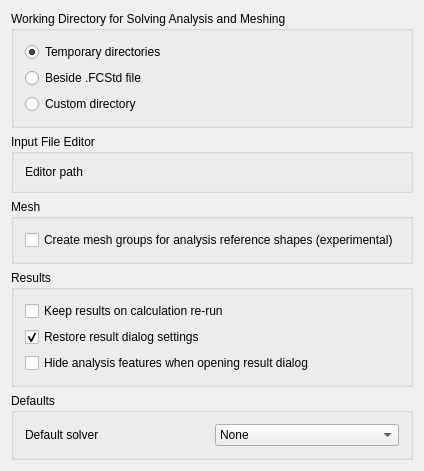
<?xml version="1.0" encoding="UTF-8"?>
<ui version="4.0">
 <class>FemGui::DlgSettingsFemGeneralImp</class>
 <widget class="QWidget" name="FemGui::DlgSettingsFemGeneralImp">
  <property name="geometry">
   <rect>
    <x>0</x>
    <y>0</y>
    <width>411</width>
    <height>450</height>
   </rect>
  </property>
  <property name="windowTitle">
   <string>General</string>
  </property>
  <layout class="QGridLayout" name="gridLayout1">
   <property name="spacing">
    <number>6</number>
   </property>
   <item row="0" column="0">
    <layout class="QVBoxLayout" name="verticalLayout_2">
     <item>
      <widget class="QGroupBox" name="gb_2_workingdir">
       <property name="sizePolicy">
        <sizepolicy hsizetype="Preferred" vsizetype="Maximum">
         <horstretch>0</horstretch>
         <verstretch>0</verstretch>
        </sizepolicy>
       </property>
       <property name="layoutDirection">
        <enum>Qt::LeftToRight</enum>
       </property>
       <property name="title">
        <string>Working Directory for Solving Analysis and Meshing</string>
       </property>
       <property name="alignment">
        <set>Qt::AlignLeading|Qt::AlignLeft|Qt::AlignTop</set>
       </property>
       <layout class="QVBoxLayout" name="verticalLayout_3">
        <item>
         <layout class="QGridLayout" name="gridLayout_3">
          <item row="0" column="0">
           <widget class="Gui::PrefRadioButton" name="cb_wd_temp">
          <property name="minimumSize">
           <size>
            <width>100</width>
            <height>0</height>
           </size>
          </property>
            <property name="text">
             <string>Temporary directories</string>
            </property>
            <property name="toolTip">
             <string>Let the application manage (create, delete) the working directories for all solvers. Use temporary directories.</string>
            </property>
            <property name="checked">
             <bool>true</bool>
            </property>
            <property name="prefEntry" stdset="0">
             <cstring>UseTempDirectory</cstring>
            </property>
            <property name="prefPath" stdset="0">
             <cstring>Mod/Fem/General</cstring>
            </property>
           </widget>
          </item>
          <item row="1" column="0">
           <widget class="Gui::PrefRadioButton" name="cb_wd_beside">
            <property name="minimumSize">
             <size>
              <width>100</width>
              <height>0</height>
             </size>
            </property>
            <property name="text">
             <string>Beside .FCStd file</string>
            </property>
            <property name="toolTip">
             <string>Create a directory in the same folder in which the FCStd file of the document is located. Use Subfolder for each object
(e.g. for a file ./mydoc.FCStd and a solver with the label Elmer002 use ./mydoc/Elmer002).</string>
            </property>
            <property name="prefEntry" stdset="0">
             <cstring>UseBesideDirectory</cstring>
            </property>
            <property name="prefPath" stdset="0">
             <cstring>Mod/Fem/General</cstring>
            </property>
           </widget>
          </item>
          <item row="2" column="0">
           <widget class="Gui::PrefRadioButton" name="cb_wd_custom">
            <property name="minimumSize">
             <size>
              <width>100</width>
              <height>0</height>
             </size>
            </property>
            <property name="text">
             <string>Custom directory</string>
            </property>
            <property name="toolTip">
             <string>Create own subdirectory for each object. Name directory after the solver label prefixed with the document name.
Leave blank to use user home directory.</string>
            </property>
            <property name="prefEntry" stdset="0">
             <cstring>UseCustomDirectory</cstring>
            </property>
            <property name="prefPath" stdset="0">
             <cstring>Mod/Fem/General</cstring>
            </property>
           </widget>
          </item>
          <item row="2" column="1">
           <widget class="Gui::PrefFileChooser" name="fc_wd_custom">
            <property name="enabled">
             <bool>false</bool>
            </property>
            <property name="sizePolicy">
             <sizepolicy hsizetype="Preferred" vsizetype="Preferred">
              <horstretch>0</horstretch>
              <verstretch>0</verstretch>
             </sizepolicy>
            </property>
            <property name="minimumSize">
             <size>
              <width>0</width>
              <height>0</height>
             </size>
            </property>
            <property name="sizeIncrement">
             <size>
              <width>0</width>
              <height>0</height>
             </size>
            </property>
            <property name="baseSize">
             <size>
              <width>0</width>
              <height>0</height>
             </size>
            </property>
            <property name="mode">
             <enum>Gui::FileChooser::Directory</enum>
            </property>
            <property name="prefEntry" stdset="0">
             <cstring>CustomDirectoryPath</cstring>
            </property>
            <property name="prefPath" stdset="0">
             <cstring>Mod/Fem/General</cstring>
            </property>
           </widget>
          </item>
         </layout>
        </item>
       </layout>
      </widget>
     </item>
     <item>
      <widget class="QGroupBox" name="gb_editor">
       <property name="title">
        <string>Input File Editor</string>
       </property>
       <layout class="QHBoxLayout" name="hl_editor">
        <item>
         <layout class="QGridLayout" name="gl_editor">
          <item row="0" column="0">
           <widget class="QLabel" name="l_ext_editor">
            <property name="enabled">
             <bool>true</bool>
            </property>
            <property name="minimumSize">
             <size>
              <width>100</width>
              <height>0</height>
             </size>
            </property>
            <property name="text">
             <string>Editor path</string>
            </property>
           </widget>
          </item>
          <item row="0" column="1">
           <widget class="Gui::PrefFileChooser" name="fc_ext_editor">
            <property name="enabled">
             <bool>true</bool>
            </property>
            <property name="toolTip">
             <string>Leave blank to use default CivilCvCAD internal editor</string>
            </property>
            <property name="prefEntry" stdset="0">
             <cstring>ExternalEditorPath</cstring>
            </property>
            <property name="prefPath" stdset="0">
             <cstring>Mod/Fem/General</cstring>
            </property>
           </widget>
          </item>
         </layout>
        </item>
       </layout>
      </widget>
     </item>
     <item>
      <widget class="QGroupBox" name="gb_3_mesh">
       <property name="title">
        <string>Mesh</string>
       </property>
       <layout class="QHBoxLayout" name="horizontalLayout_2">
        <item>
         <layout class="QGridLayout" name="gl_2">
          <item row="0" column="0">
           <widget class="Gui::PrefCheckBox" name="cb_analysis_group_meshing">
            <property name="enabled">
             <bool>true</bool>
            </property>
            <property name="text">
             <string>Create mesh groups for analysis reference shapes (experimental)</string>
            </property>
            <property name="checked">
             <bool>false</bool>
            </property>
            <property name="prefEntry" stdset="0">
             <cstring>AnalysisGroupMeshing</cstring>
            </property>
            <property name="prefPath" stdset="0">
             <cstring>Mod/Fem/General</cstring>
            </property>
           </widget>
          </item>
         </layout>
        </item>
       </layout>
      </widget>
     </item>
     <item>
      <widget class="QGroupBox" name="gb_5_results">
       <property name="title">
        <string>Results</string>
       </property>
       <layout class="QHBoxLayout" name="horizontalLayout_5">
        <item>
         <layout class="QVBoxLayout" name="verticalLayout_7">
          <item>
           <widget class="Gui::PrefCheckBox" name="cb_keep_results_on_rerun">
            <property name="enabled">
             <bool>true</bool>
            </property>
            <property name="toolTip">
             <string>Existing result objects will be kept
otherwise overwritten by new solver run</string>
            </property>
            <property name="text">
             <string>Keep results on calculation re-run</string>
            </property>
            <property name="checked">
             <bool>false</bool>
            </property>
            <property name="prefEntry" stdset="0">
             <cstring>KeepResultsOnReRun</cstring>
            </property>
            <property name="prefPath" stdset="0">
             <cstring>Mod/Fem/General</cstring>
            </property>
           </widget>
          </item>
          <item>
           <widget class="Gui::PrefCheckBox" name="cb_restore_result_dialog">
            <property name="toolTip">
             <string>The results dialog will be opened
with the last used dialog settings</string>
            </property>
            <property name="text">
             <string>Restore result dialog settings</string>
            </property>
            <property name="checked">
             <bool>true</bool>
            </property>
            <property name="prefEntry" stdset="0">
             <cstring>RestoreResultDialog</cstring>
            </property>
            <property name="prefPath" stdset="0">
             <cstring>Mod/Fem/General</cstring>
            </property>
           </widget>
          </item>
          <item>
           <widget class="Gui::PrefCheckBox" name="cb_hide_constraint">
            <property name="enabled">
             <bool>true</bool>
            </property>
            <property name="toolTip">
             <string>All analysis features are hidden in the model view
when the results dialog is opened</string>
            </property>
            <property name="text">
             <string>Hide analysis features when opening result dialog</string>
            </property>
            <property name="checkable">
             <bool>true</bool>
            </property>
            <property name="checked">
             <bool>false</bool>
            </property>
            <property name="prefEntry" stdset="0">
             <cstring>HideConstraint</cstring>
            </property>
            <property name="prefPath" stdset="0">
             <cstring>Mod/Fem/General</cstring>
            </property>
           </widget>
          </item>
         </layout>
        </item>
       </layout>
      </widget>
     </item>
     <item>
      <widget class="QGroupBox" name="gb_6_defaults">
       <property name="title">
        <string>Defaults</string>
       </property>
       <layout class="QHBoxLayout" name="horizontalLayout_6">
        <item>
         <layout class="QGridLayout" name="gl_3">
          <item row="0" column="0">
           <widget class="QLabel" name="l_def_solver">
            <property name="enabled">
             <bool>true</bool>
            </property>
            <property name="text">
             <string>Default solver</string>
            </property>
           </widget>
          </item>
          <item row="0" column="1">
           <widget class="Gui::PrefComboBox" name="cmb_def_solver">
            <property name="enabled">
             <bool>true</bool>
            </property>
            <property name="toolTip">
             <string>Default solver to be added when
adding an analysis container</string>
            </property>
            <property name="prefEntry" stdset="0">
             <cstring>DefaultSolver</cstring>
            </property>
            <property name="prefPath" stdset="0">
             <cstring>Mod/Fem/General</cstring>
            </property>
            <item>
             <property name="text">
              <string>None</string>
             </property>
            </item>
           </widget>
          </item>
         </layout>
        </item>
       </layout>
      </widget>
     </item>
    </layout>
   </item>
   <item row="2" column="0">
    <spacer name="verticalSpacer">
     <property name="orientation">
      <enum>Qt::Vertical</enum>
     </property>
     <property name="sizeHint" stdset="0">
      <size>
       <width>20</width>
       <height>40</height>
      </size>
     </property>
    </spacer>
   </item>
  </layout>
 </widget>
 <layoutdefault spacing="6" margin="11"/>
 <customwidgets>
  <customwidget>
   <class>Gui::FileChooser</class>
   <extends>QWidget</extends>
   <header>Gui/FileDialog.h</header>
  </customwidget>
  <customwidget>
   <class>Gui::PrefFileChooser</class>
   <extends>Gui::FileChooser</extends>
   <header>Gui/PrefWidgets.h</header>
  </customwidget>
  <customwidget>
   <class>Gui::PrefRadioButton</class>
   <extends>QRadioButton</extends>
   <header>Gui/PrefWidgets.h</header>
  </customwidget>
  <customwidget>
   <class>Gui::PrefCheckBox</class>
   <extends>QCheckBox</extends>
   <header>Gui/PrefWidgets.h</header>
  </customwidget>
  <customwidget>
   <class>Gui::PrefComboBox</class>
   <extends>QComboBox</extends>
   <header>Gui/PrefWidgets.h</header>
  </customwidget>
 </customwidgets>
 <resources>
  <include location="Resources/Fem.qrc"/>
 </resources>
 <connections>
  <connection>
   <sender>cb_wd_custom</sender>
   <signal>toggled(bool)</signal>
   <receiver>fc_wd_custom</receiver>
   <slot>setEnabled(bool)</slot>
   <hints>
    <hint type="sourcelabel">
     <x>277</x>
     <y>240</y>
    </hint>
    <hint type="destinationlabel">
     <x>66</x>
     <y>276</y>
    </hint>
   </hints>
  </connection>
 </connections>
</ui>
